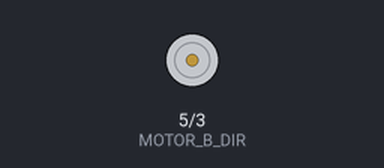
Simulated run of this sketch. Board: Arduino Uno, built with avr-gcc and run on an emulated ATmega328P. Shown: direction and speed pins drawn as motors (green arrow = direction pin HIGH = forward, orange = LOW = backward, longer = more drive). What the sketch prints to the serial monitor is not drawn.

Above: at 2.5 s.
At 7.0 s:
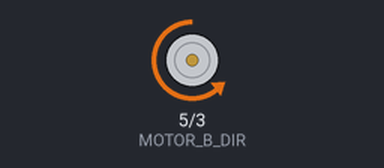
Timing chart, 0 to 13.0 s (numbered marks = the images above):
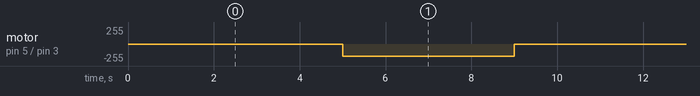

Measured:
- by itself, motor on pin 5 (MOTOR_B_DIR) / pin 3 (MOTOR_B_PWM): alternates backward 180/255 for 4.0 s and stopped for 6.0 s

The sketch:

lg110s_h_bridge.ino
```cpp
volatile boolean TurnDetected;  // need volatile for Interrupts
volatile boolean up;

// L9110 connections
#define L9110_B_IA 3 // Pin D10 --> Motor B Input A
#define L9110_B_IB 5 // Pin D11 --> Motor B Input B

// Motor Speed & Direction
#define MOTOR_B_PWM 3 //L9110_B_IA // Motor PWM Speed
#define MOTOR_B_DIR 5 //L9110_B_IB // Motor Direction


/*
 Requirements:
 - L9110S H Bridge
 - DC motor
 - Arduino Uno
 - 5V power suply

 Setup:
 (Arduino) Pin 3 -> (L9110) B-1A
 (Arduino) Pin 5 -> (L9110) B-1B
 (Power suply) +5V -> (L9110) VCC
 (Power suply) -5V -> (L9110) GND
 (L9110) B-0A -> dc motor
 (L9110) B-0B -> dc motor

*/

void setup ()  {
 Serial.begin (9600);
 Serial.println("Start");
 pinMode( MOTOR_B_DIR, OUTPUT );
 pinMode( MOTOR_B_PWM, OUTPUT );
 digitalWrite( MOTOR_B_DIR, LOW ); // Set motor to off
 digitalWrite( MOTOR_B_PWM, LOW );
}

void loop ()  {
 digitalWrite( MOTOR_B_DIR, HIGH );
 analogWrite( MOTOR_B_PWM, 0 );
 delay(4000);
 digitalWrite( MOTOR_B_DIR, LOW );
 analogWrite( MOTOR_B_PWM, 0 );
 delay(1000);
 digitalWrite( MOTOR_B_DIR, LOW );
 analogWrite( MOTOR_B_PWM, 180 );
 delay(4000);
 digitalWrite( MOTOR_B_DIR, LOW );
 analogWrite( MOTOR_B_PWM, 0 );
 delay(1000);

 }
```
